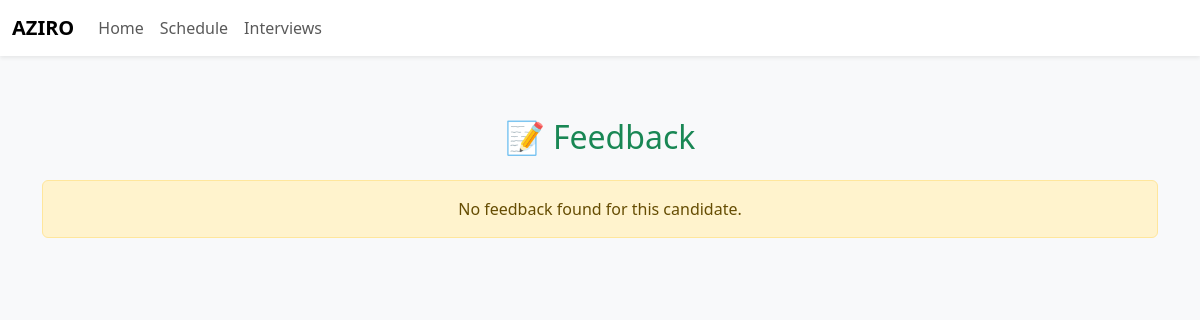
Before: /feedback/1 with the older database file.
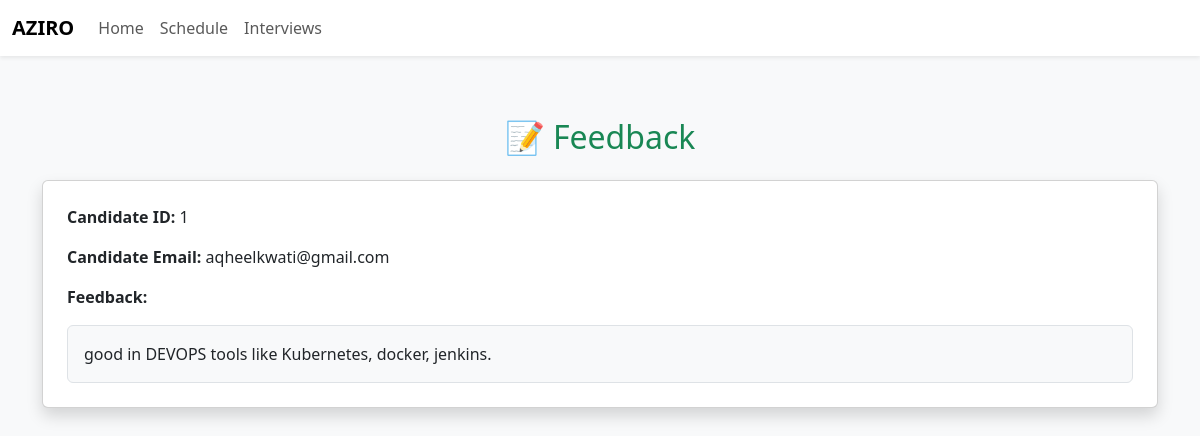
After: the same page with the newer database file.
### app.py (models this page shows)
class Feedback(db.Model):
    __tablename__ = 'feedbacks'
    cid: Mapped[int] = mapped_column(primary_key=True)
    candidate_email: Mapped[str] = mapped_column(nullable=False)
    feedback: Mapped[str] = mapped_column(default="")

### app.py (the view)
@app.route("/feedback/<int:cid>", methods = ["GET"])
def feedback(cid):
    candidate_info = Feedback.query.filter_by(cid = cid).first()
    return render_template("feedback.html", candidate_info = candidate_info)

### templates/feedback.html (shortened to what this page needs)
{% extends "base.html" %}
{% block body %}
<div class="container my-5">
  <h2 class="mb-4 text-success text-center">📝 Feedback </h2>
  {% if candidate_info and candidate_info.feedback != "" %}
    <div class="card shadow p-4">
      <p><strong>Candidate ID:</strong> {{ candidate_info.cid }}</p>
      <p><strong>Candidate Email:</strong> {{ candidate_info.candidate_email }}</p>
      <p><strong>Feedback:</strong></p>
      <div class="border p-3 rounded bg-light">
        {{ candidate_info.feedback }}
      </div>
    </div>
  {% else %}
    <div class="alert alert-warning text-center">
      No feedback found for this candidate.
    </div>
  {% endif %}
</div>
{% endblock body %}

### templates/base.html (shortened to what this page needs)
<!doctype html>
<html lang="en">
  <head>
    <link href="https://cdn.jsdelivr.net/npm/bootstrap@5.3.7/dist/css/bootstrap.min.css"
          rel="stylesheet"
>
    <link rel="stylesheet" href="https://cdn.jsdelivr.net/npm/bootstrap-icons@1.10.5/font/bootstrap-icons.css">
  </head>
  <body>
    <nav class="navbar navbar-expand-lg bg-white fixed-top shadow-sm">
      <div class="container-fluid">
        <a class="navbar-brand" href="/"><b>AZIRO</b></a>
        <div class="collapse navbar-collapse" id="navbarNav">
          <ul class="navbar-nav">
            <li class="nav-item">
              <a class="nav-link {% if request.path == '/' %}active{% endif %}" href="/">Home</a>
            </li>
            <li class="nav-item">
              <a class="nav-link {% if request.path.startswith('/schedule') %}active{% endif %}" href="/schedule">Schedule</a>
            </li>
            <li class="nav-item">
              <a class="nav-link {% if request.path.startswith('/interviews') %}active{% endif %}" href="/interviews">Interviews</a>
            </li>
          </ul>
        </div>
      </div>
    </nav>
    {% block body %}
    {% endblock body %}
  </body>
</html>

### templates/base.html (style rules this page uses)
body { padding-top: 70px; min-height: 100vh; background-color: #f8f9fa; }

Changed rows visible on the page:
added Feedback: cid "1", candidate_email "aqheelkwati@gmail.com", feedback "good in DEVOPS tools like Kubernetes, docker, jenkins."
Other visible differences:
text no longer shown: "No feedback found for this candidate."
text now shown: "Candidate ID: Candidate Email: Feedback:"
